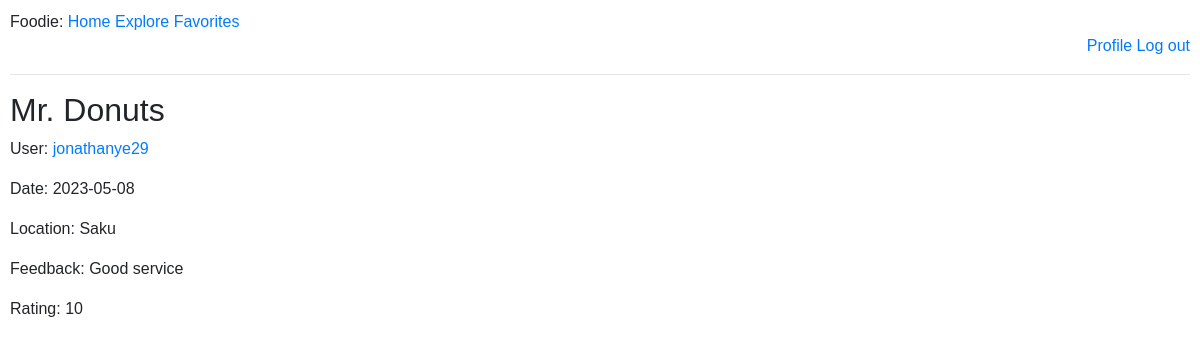
The app's page /review/7 (signed in) with its own data.
### tables this page shows
CREATE TABLE reviews(
        id INTEGER PRIMARY KEY,
        name VARCHAR(100),
        timestamp TEXT,
        stars INTEGER,
        content TEXT,
        location TEXT,
        user_id INTEGER,
        FOREIGN KEY (user_id) REFERENCES users(id) on delete cascade
    );

CREATE TABLE users (
        id INTEGER PRIMARY KEY,
        name TEXT,
        surname TEXT,
        country TEXT,
        username TEXT,
        email TEXT,
        password TEXT
    );

### app.py (the view)
@app.route('/review/<int:id>')
@token_required
def review(id):
    data = jwt.decode(session['token'], token_key, algorithms=['HS256'])
    user_id_title = data['user_id']
    query = f"SELECT user_id, name, location, DATE(timestamp), content, stars, id, user_id from reviews where id={id}"
    db = database_worker('social_net.db')
    post = db.search(query=query)
    post_id = post[0][6]
    if post:
        user_id = post[0][0]
        query_user = f"SELECT username from users where id={user_id}"
        username = db.search(query=query_user)
        post = list(post[0])
        post[0] = username[0][0]
        post[6] = user_id
        post[4] = post[4].split(',')
        post = tuple(post)
        query_follow = f"SELECT * from follow where follower={user_id_title} and followed={post[6]}"
        follow = db.search(query=query_follow)
        if follow:
            follow = True
        else:
            follow = False
        return render_template('review.html', title=f'{post[0]}', post=post, login=True, user_id=user_id_title,
                                   follow=follow)
    return render_template('review.html', title=f'{post[0]}', login=True, user_id=user_id_title)

### app.py (called while the page is built)
def token_required(f):
    @wraps(f)
    def decorated(*args, **kwargs):
        if 'token' not in session:
            print("No token")
            return redirect(url_for('login'))
        try:
            print("Decoding token")
            data = jwt.decode(session['token'], token_key, algorithms=['HS256'])
        except:
            print("Wrong Token")
            return redirect(url_for('login'))
        return f(*args, **kwargs)
    return decorated

### my_lib.py (called while the page is built)
    def search(self, query):
        result = self.cursor.execute(query).fetchall()
        return result

### templates/review.html
{% extends "base.html" %}
{% block content %}
    <h2>{{ post[1] }}</h2>
    <p>User: <a href="{{ url_for('profile', user_id=post[7]) }}">{{ post[0] }}</a></p>
    <p>Date: {{ post[3] }}</p>
    <p>Location: {{ post[2] }}</p>
    <p>Feedback: {{ post[4][0] }}</p>
    <p>Rating: {{ post[5] }}</p>
{% endblock %}

### static/registration.css (style rules this page uses)
body, button, input, select, textarea, h1, h2, h3, h4, h5, h6, p, span, div, a { font-family: Arial, sans-serif; }

### static/my_style.css (style rules this page uses)
body, button, input, select, textarea, h1, h2, h3, h4, h5, h6, p, span, div, a { font-family: Arial, sans-serif; }
body { margin: 10px; }

### records on screen
reviews: name "Mr. Donuts", location "Saku", content "Good service"
users: username "jonathanye29"

### other values on screen
{{ post[3] }} "2023-05-08"
{{ post[5] }} "10"
